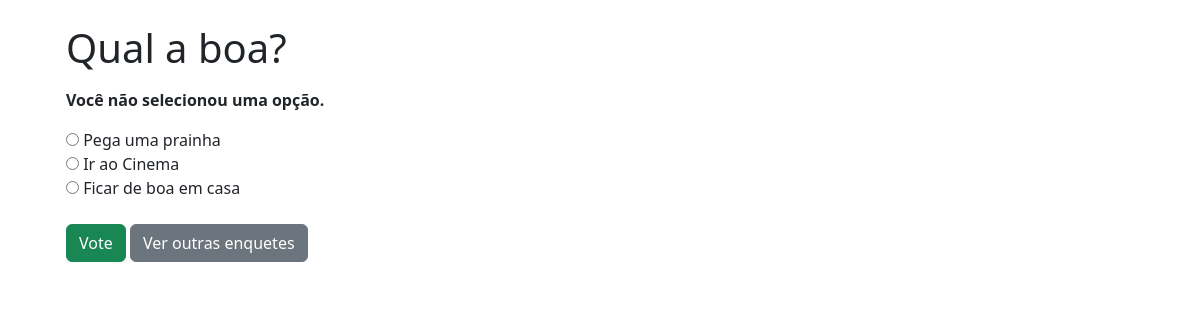
The page /polls/1/vote/ on the database its author committed.
### polls/models.py (models this page shows, shortened)
class Question(models.Model):
    question_text = models.CharField(max_length=200)
    pub_date = models.DateTimeField('date published')

class Choice(models.Model):
    question = models.ForeignKey(Question, on_delete=models.CASCADE)
    choice_text = models.CharField(max_length=200)
    votes = models.IntegerField(default=0)

### polls/views.py (the view)
# urls.py: path('<int:question_id>/vote/', views.vote, name='vote'),
def vote(request, question_id):
    question = get_object_or_404(Question, pk=question_id)
    try:
        selected_choice = question.choice_set.get(pk=request.POST['choice'])
    except (KeyError, Choice.DoesNotExist):
        return render(request, 'polls/detail.html', {
            'question': question,
            'error_message': "Você não selecionou uma opção.",
        })
    else:
        selected_choice.votes += 1
        selected_choice.save()
        return HttpResponseRedirect(reverse('polls:results', args=(question.id,)))

### polls/templates/polls/detail.html (shortened to what this page needs)
<!doctype html>
<html lang="en">
  <head>
    <link href="https://cdn.jsdelivr.net/npm/bootstrap@5.3.0-alpha1/dist/css/bootstrap.min.css" rel="stylesheet">
  </head>
    <body>
        <br>
        <div class="container">
        <div class="form-check">
        <form action="{% url 'polls:vote' question.id %}" method="post">
            <fieldset>
                <legend ><h1>{{ question.question_text }}</h1></legend>
                {% if error_message %}<p><strong>{{ error_message }}</strong></p>{% endif %}
                {% for choice in question.choice_set.all %}
                    <input type="radio" name="choice" id="choice{{ forloop.counter }}" value="{{ choice.id }}">
                    <label for="choice{{ forloop.counter }}">{{ choice.choice_text }}</label><br>
                {% endfor %}
            </fieldset>
            <br>
            <button class="btn btn-success" type="submit">Vote </button>
            <a href="{% url 'polls:index' %}"><button type="button" class="btn btn-secondary">Ver outras enquetes</button>
        </form>
        </div>
    </body>
</html>

### rows shown on the page
Question: question_text "Qual a boa?"
Choice: choice_text "Pega uma prainha"
Choice: choice_text "Ir ao Cinema"
Choice: choice_text "Ficar de boa em casa"

### other values the page prints
{{ error_message }} "Você não selecionou uma opção."
